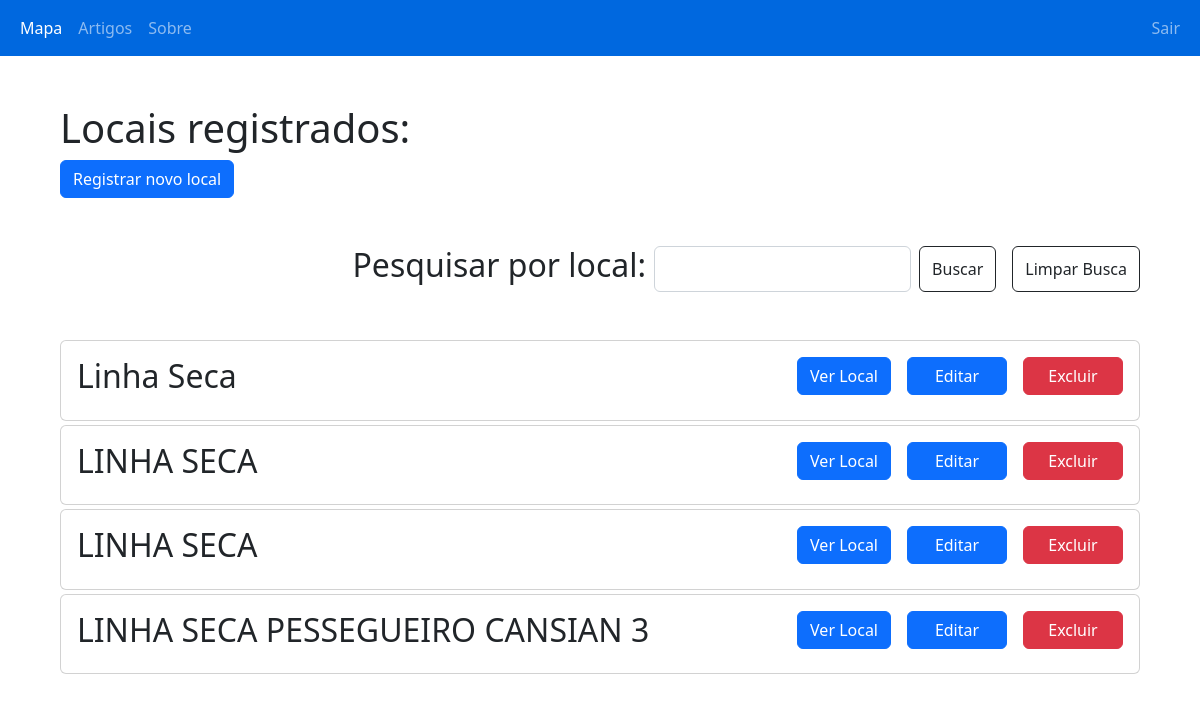
Screenshot of /php/locais.php?busca=Linha Seca (signed in) with the database file from the repository.
### tables this page shows
CREATE TABLE `local` (
  `idLocal` int NOT NULL AUTO_INCREMENT,
  `ponto` bigint NOT NULL,
  `idCriador` int NOT NULL,
  `idEditor` int NOT NULL,
  `nome` varchar(150) NOT NULL,
  `lat` varchar(30) NOT NULL,
  `lng` varchar(30) NOT NULL,
  `tipo` varchar(100) DEFAULT NULL,
  `foto` varchar(1000) DEFAULT NULL,
  PRIMARY KEY (`idLocal`)
);

### php/locais.php (the view, shortened to what this page needs)
<!DOCTYPE html>
<html lang="pt-br">
<head>
    <link rel="stylesheet" href="../style/style.css">
    <link href="https://cdn.jsdelivr.net/npm/bootstrap@5.2.2/dist/css/bootstrap.min.css" rel="stylesheet">
    <link rel="stylesheet" href="https://unpkg.com/leaflet@1.9.2/dist/leaflet.css"integrity="sha256-sA+zWATbFveLLNqWO2gtiw3HL/lh1giY/Inf1BJ0z14="crossorigin=""/>
</head>
<body>
    <?php
        include_once "link.php";
        include_once "navbarL.php";
            ?>
            <?php
        $pesquisa = $_GET['busca'];
    ?>
    <div class='container-fluid'>
        <div class='row'>
            <div class='mt-5'>
                    <div class="ms-5">
                        <h1>Locais registrados:</h1>
                        <a class='btn btn-primary' href='criarlocal.php'>Registrar novo local</a>
                    </div>
                    <div class='d-flex justify-content-end my-5'>
                        <h2 class="me-2">Pesquisar por local:</h2>
                        <form action="locais.php" method="get" class="d-flex">
                            <input type="text" name="busca" class="form-control">
                            <button type="submit" class="btn btn-outline-dark ms-2">Buscar</button>
                        </form>
                        <form action="locais.php" method="get" class="d-flex ms-2 me-5">
                            <button type="submit" class="btn btn-outline-dark ms-2">Limpar Busca</button>
                        </form>
                    </div>
    <?php
        if(isset($pesquisa)){
            $busca = mysqli_query($link,"SELECT * FROM LOCAL WHERE nome LIKE '%" . mysqli_real_escape_string($link, $pesquisa) . "%'");
        }else{
            $busca = mysqli_query($link,"SELECT * FROM LOCAL");
        }
        if (isset($busca) && mysqli_num_rows($busca) > 0) {
            ?>
                <div class='overflow-auto scroll mx-5 mt-5' style="max-height: 650px">
            <?php
            while ($puxa = mysqli_fetch_assoc($busca)) {?>
                <div class='card mb-1'>
                    <div class='card-body d-flex justify-content-between'>
                        <h2> <?php echo $puxa['nome'] ?> </h2>
                        <div class='d-flex justify-content-end'>
                            <form action="local.php" method="get" class='me-3'>
                                <button type="submit" class="btn btn-primary">Ver Local</button>
                            </form>
                            <form action="editarlocal.php" method="get" class='me-3'>
                                <button type="submit" class="btn btn-primary" style='width: 100px;'>Editar</button>
                            </form>
                            <form action="excluirlocal.php" method="post">
                                <button type="submit" class="btn btn-danger" style='width: 100px;' onclick="return confirm('Você deseja excluir este local?\nTodas as amostras ligadas a este local tambem serão excluidas');">Excluir</button>
                            </form>
                        </div>
                    </div>
                </div>
            <?php
                }
            ?>
                </div>
            <?php
        }else{?>
        <p> Ainda não há locais de coleta registrados </p>
        <?php }
    ?>
</body>

### rows the page displays
local: nome "Linha Seca"
local: nome "LINHA SECA"
local: nome "LINHA SECA"
local: nome "LINHA SECA PESSEGUEIRO CANSIAN 3"
